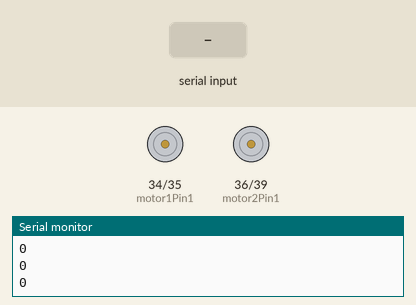
A sketch run on a simulated ESP32. Shown: motor-driver pin pairs drawn as motors (green arrow = first pin HIGH = forward, orange = second pin HIGH = backward, longer = more drive, scaled by the enable pin), the last lines printed to the serial monitor. The test bench sets the inputs (shaded band). Nothing arrives over Bluetooth unless stated.

Above: at 1.2 s.
1.3 s: "F" received over Serial
At 2.5 s:
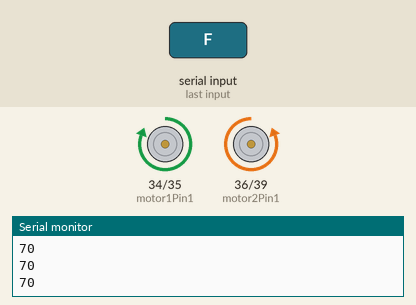
2.8 s: "R" received over Serial
At 3.9 s:
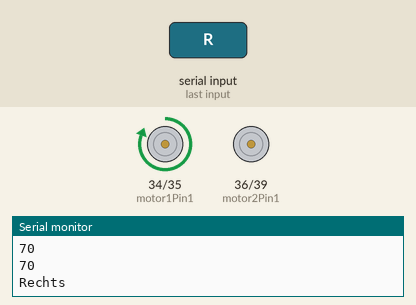
5.8 s: "L" received over Serial
At 6.4 s:
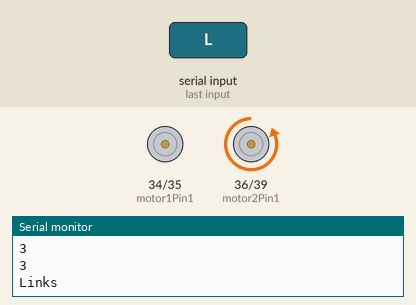
8.8 s: "B" received over Serial
At 10.0 s:
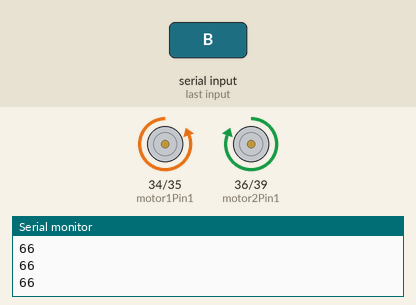
Timing chart, 0 to 11.8 s (numbered marks = the images above; inputs shaded):
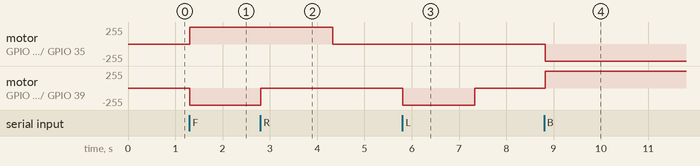

The sketch:

A48_BT-BOT-Control.ino
```cpp
/*

PROGRAMMINFO:

Funktion: ESP32 Bluetooth BOT-Control. Mover 2 mit APP gesteuert
Bluetooth: Der UNO meldelt sich mit ESP32khf

Version: 16.02.2021
(x) C++ Arduino IDE V1.8.13
Board: ESP32vn IoT UNO V1.0.4

Einstellungen:  https://dl.espressif.com/dl/package_esp32_index.json

https://arduino.esp8266.com/stable/package_esp8266com_index.json
https://dl.espressif.com/dl/package_esp32_index.json
http://dan.drown.org/stm32duino/package_STM32duino_index.json
https://dl.espressif.com/dl/package_esp32_index.json
https://raw.githubusercontent.com/espressif/arduino-esp32/gh-pages/package_esp32_dev_index.json


 */

#include "BluetoothSerial.h"

#if !defined(CONFIG_BT_ENABLED) || !defined(CONFIG_BLUEDROID_ENABLED)
#error Bluetooth is not enabled! Please run `make menuconfig` to and enable it
#endif

BluetoothSerial SerialBT;


//-------------ESP32 UNO / L298N-------------------------
int motor1Pin1 = 34; // pin 5 an L293N IN1
int motor1Pin2 = 35; // pin 6 an L293N IN2
int enable1Pin = 12; // pin 4 an L293N ENA
int motor2Pin1 = 36; // pin 7 an L293N IN3
int motor2Pin2 = 39; // pin 8 an L293N IN4
int enable2Pin = 13;  // pin 9 an L293N ENB
int state;
int flag=0;
int stateStop=0;
//----------------------------------------

void setup() {
  Serial.begin(115200);
  SerialBT.begin("ESP32khf"); //Bluetooth Name im HAndy/Tablet sichtbar
  Serial.println("Das Gerät ist gestartet, Bluetooth-Kopplung jetzt möglich!");


//----------------------------------------
// Outputs:
    pinMode(motor1Pin1, OUTPUT);
    pinMode(motor1Pin2, OUTPUT);
    pinMode(enable1Pin, OUTPUT);
    pinMode(motor2Pin1, OUTPUT);
    pinMode(motor2Pin2, OUTPUT);
    pinMode(enable2Pin, OUTPUT);
    // Enable1Pins
    digitalWrite(enable1Pin, HIGH);
    digitalWrite(enable2Pin, HIGH);
//----------------------------------------

}

void loop() {
  if (Serial.available()) {
    SerialBT.write(Serial.read());
  }
  if (SerialBT.available()) {
    Serial.write(SerialBT.read());
  }
  delay(20);

//----------------------------------------
//Wenn gesendet wird, Zustand lesen und speichern
    if(Serial.available() > 0){
      state = Serial.read();
      flag=0;
    }
    // 'F' = vorwärts
    if (state == 'F') {
        digitalWrite(motor1Pin1, HIGH);
        digitalWrite(motor1Pin2, LOW);
        digitalWrite(motor2Pin1, LOW);
        digitalWrite(motor2Pin2, HIGH);
        if(flag == 0){
          Serial.println("Vorwärts");
          flag=1;
        }
    }

    // 'R' = rechts
    else if (state == 'R') {
        digitalWrite(motor1Pin1, HIGH);
        digitalWrite(motor1Pin2, LOW);
        digitalWrite(motor2Pin1, LOW);
        digitalWrite(motor2Pin2, LOW);
        if(flag == 0){
          Serial.println("Rechts");
          flag=1;
        }
        delay(1500);
        state=3;
        stateStop=1;
    }
    // 'S' = Stopp
    else if (state == 'S' || stateStop == 1) {
        digitalWrite(motor1Pin1, LOW);
        digitalWrite(motor1Pin2, LOW);
        digitalWrite(motor2Pin1, LOW);
        digitalWrite(motor2Pin2, LOW);
        if(flag == 0){
          Serial.println("STOPP");
          flag=1;
        }
        stateStop=0;
    }
    // 'L' = links
    else if (state == 'L') {
        digitalWrite(motor1Pin1, LOW);
        digitalWrite(motor1Pin2, LOW);
        digitalWrite(motor2Pin1, LOW);
        digitalWrite(motor2Pin2, HIGH);
        if(flag == 0){
          Serial.println("Links");
          flag=1;
        }
        delay(1500);
        state=3;
        stateStop=1;
    }
    // 'B' = zurück
    else if (state == 'B') {
        digitalWrite(motor1Pin1, LOW);
        digitalWrite(motor1Pin2, HIGH);
        digitalWrite(motor2Pin1, HIGH);
        digitalWrite(motor2Pin2, LOW);
        if(flag == 0){
          Serial.println("Rückwärts");
          flag=1;
        }
    }
    //For debugging purpose
    Serial.println(state);

//----------------------------------------


}
```

Measured:
- after the input at 1.3 s, motor on GPIO 34 (motor1Pin1) / GPIO 35 (motor1Pin2): stopped → forward 255/255 at once; motor on GPIO 36 (motor2Pin1) / GPIO 39 (motor2Pin2): stopped → backward 255/255 at once
- after the input at 2.8 s, motor on GPIO 34 (motor1Pin1) / GPIO 35 (motor1Pin2): forward 255/255 → stopped after 1.5 s; motor on GPIO 36 (motor2Pin1) / GPIO 39 (motor2Pin2): backward 255/255 → stopped at once
- after the input at 5.8 s, motor on GPIO 36 (motor2Pin1) / GPIO 39 (motor2Pin2): stopped → backward 255/255 at once, → stopped 1.5 s later
- after the input at 8.8 s, motor on GPIO 34 (motor1Pin1) / GPIO 35 (motor1Pin2): stopped → backward 255/255 at once; motor on GPIO 36 (motor2Pin1) / GPIO 39 (motor2Pin2): stopped → forward 255/255 at once
